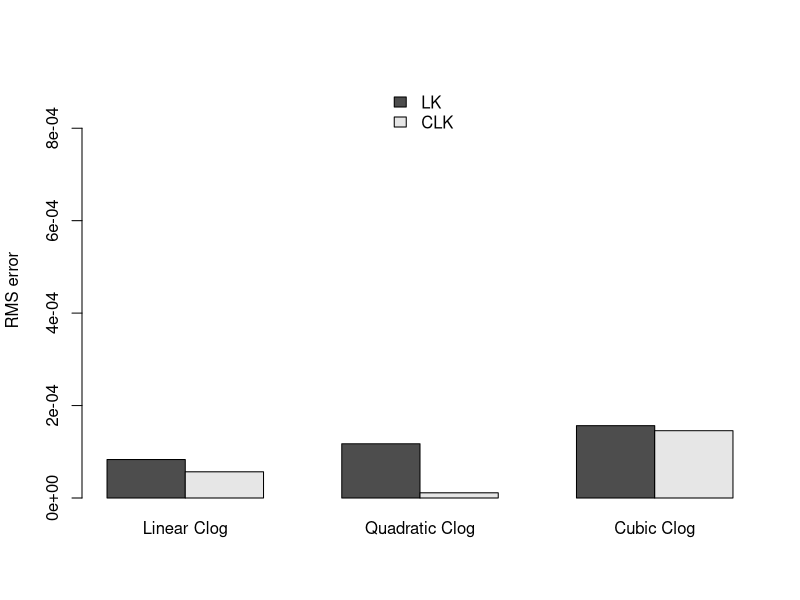
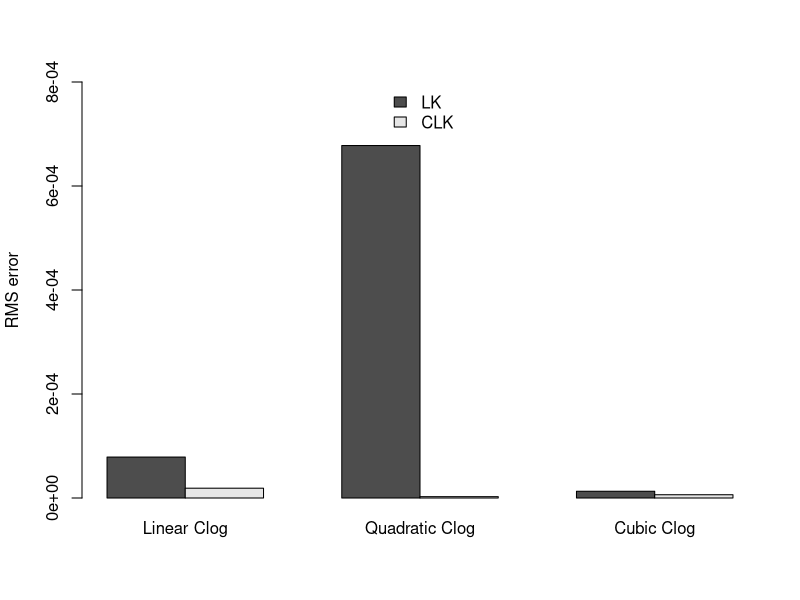

Here is the R script that generated these plots, in order:
#Plots the RMSEs of the two categories of Cloglog functions
dat <- c(0.000083208300,	0.000056705010,
         0.000117332100,	0.000011240310,
         0.000156505,	0.000145597)

# Generate the bar chart for Figure 1
dat <- t(matrix(dat, ncol=3))
dat <- dat[c(1,2,3),]

pdf("Bar_Chart_RMSEs_1000iterations_Cloglog Only RSPF Satisfied.pdf",  width=8, height=6)
barx <- barplot(t(dat[,c(1,2)]), beside=T, ylim=c(0,0.0009),args.legend = list(bty = "n", x = "top", ncol = 1), legend.text=c("LK","CLK"), names.arg=c("Linear Clog", "Quadratic Clog", "Cubic Clog"), ylab="RMS error")
dev.off()

#For the RSPF and LC Functions PBL Removed
dat <- c(0.000078747,	0.000018820,
         0.000677795,	0.000002644,	
         0.00001298867,	0.00000631770)

# Generate the bar chart for Figure 1
dat <- t(matrix(dat, ncol=3))
dat <- dat[c(1,2,3),]

pdf("Bar_Chart_RMSEs_1000iterations_Cloglog RSPF and LC Satisfied Selected.pdf",  width=8, height=6)
barx <- barplot(t(dat[,c(1,2)]), beside=T, ylim=c(0,0.0008),args.legend = list(bty = "n", x = "top", ncol = 1), legend.text=c("LK","CLK"), names.arg=c("Linear Clog", "Quadratic Clog", "Cubic Clog"), ylab="RMS error")
dev.off()
